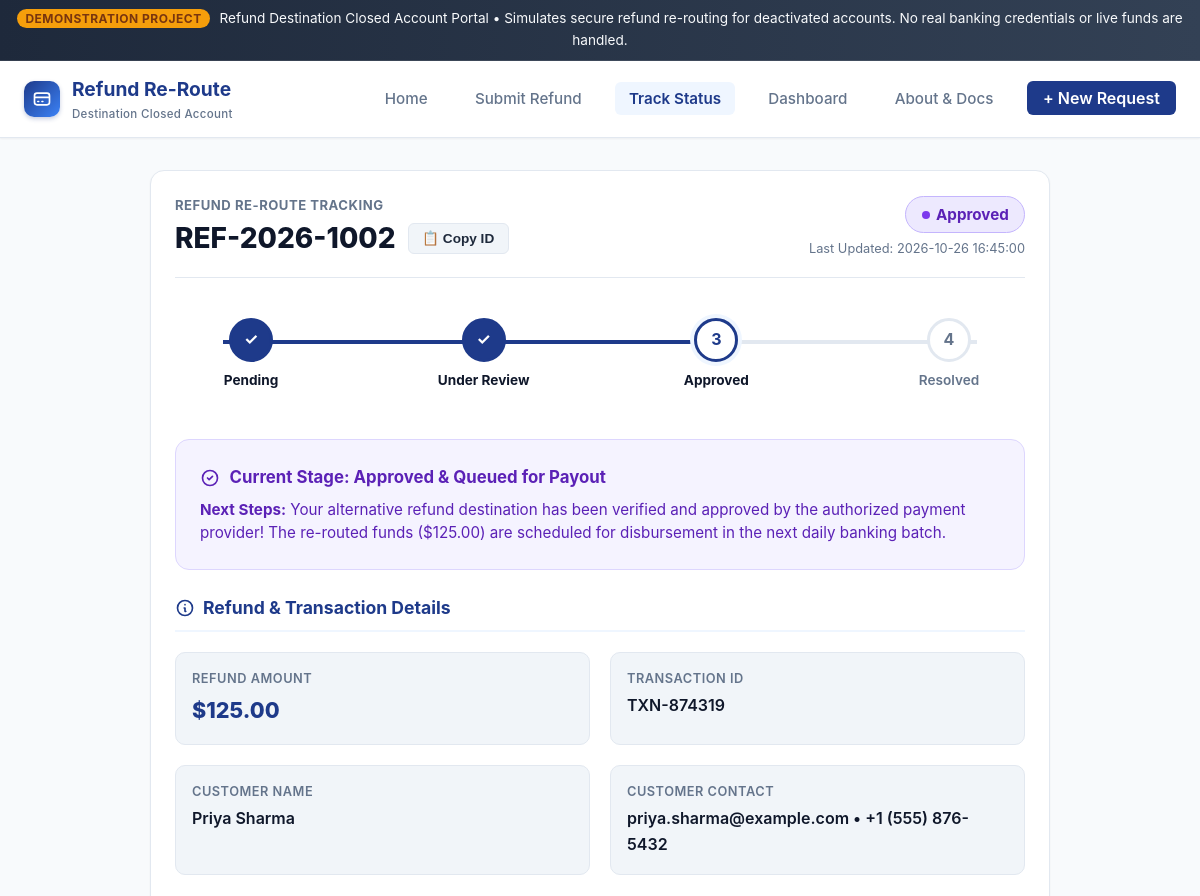
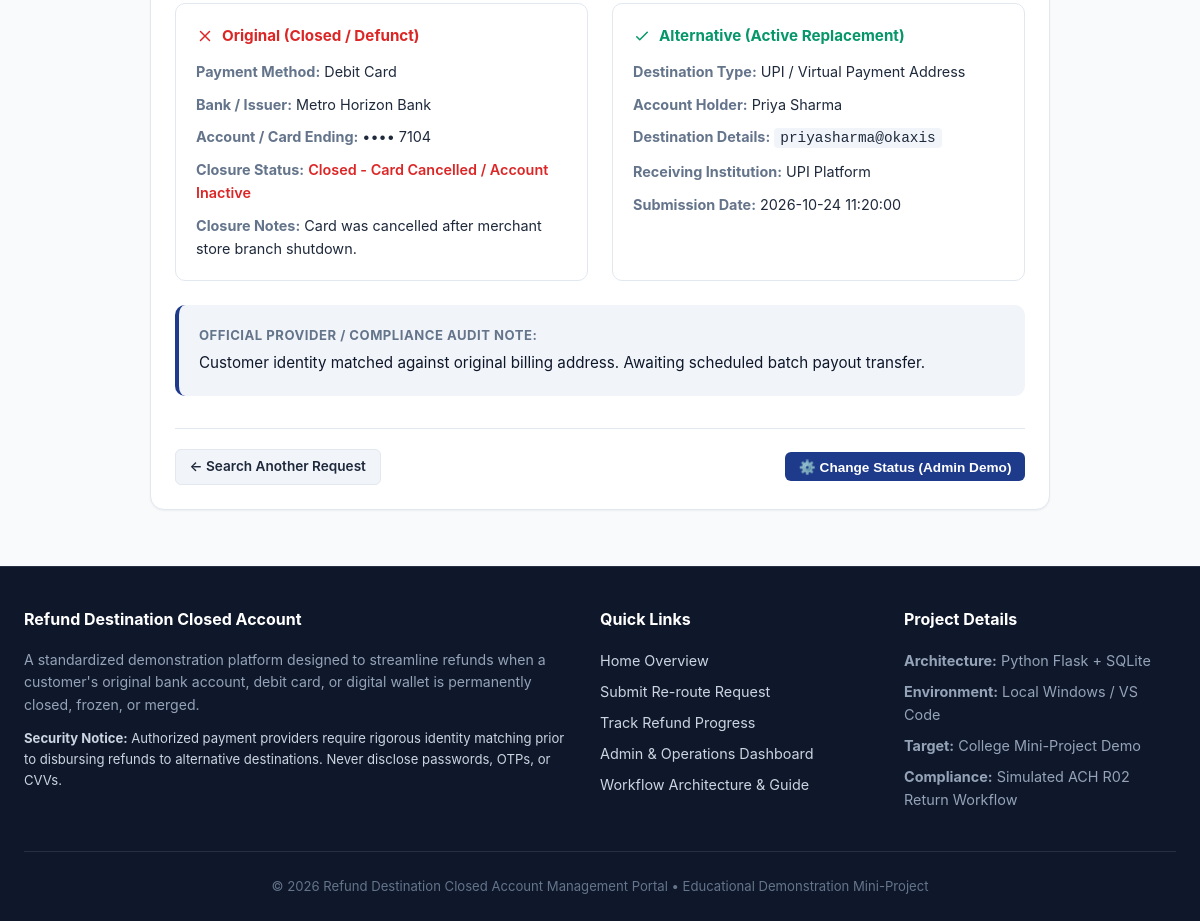
Screenshot of /track/REF-2026-1002 with the database file from the repository (2 pictures, top to bottom).
### tables this page shows
CREATE TABLE refund_requests (
            id INTEGER PRIMARY KEY AUTOINCREMENT,
            request_id TEXT UNIQUE NOT NULL,
            customer_name TEXT NOT NULL,
            email TEXT NOT NULL,
            phone TEXT,
            transaction_id TEXT NOT NULL,
            refund_amount REAL NOT NULL,
            currency TEXT NOT NULL DEFAULT '$',
            original_method TEXT NOT NULL,
            original_bank_name TEXT NOT NULL,
            original_account_last4 TEXT NOT NULL,
            account_status TEXT NOT NULL,
            closed_account_notes TEXT,
            alt_method TEXT NOT NULL,
            alt_holder_name TEXT NOT NULL,
            alt_details TEXT NOT NULL,
            alt_bank_or_provider TEXT,
            status TEXT NOT NULL DEFAULT 'Pending',
            admin_notes TEXT,
            created_at TEXT NOT NULL,
            updated_at TEXT NOT NULL
        );

### app.py (the view)
@app.route("/track/<request_id>")
def view_status(request_id):
    record = database.get_refund_by_request_id(request_id)
    if not record:
        flash(f"Refund request '{request_id}' was not found in the system.", "danger")
        return redirect(url_for("track"))
    status_steps = ["Pending", "Under Review", "Approved", "Resolved"]
    current_status = record["status"]
    current_step_idx = status_steps.index(current_status) if current_status in status_steps else 0
    return render_template(
        "status_details.html",
        record=record,
        status_steps=status_steps,
        current_step_idx=current_step_idx
    )

### database.py (called while the page is built)
def get_db_path():
    base_dir = os.path.dirname(os.path.abspath(__file__))
    return os.path.join(base_dir, DATABASE_NAME)

def get_db_connection():
    conn = sqlite3.connect(get_db_path())
    conn.row_factory = sqlite3.Row
    return conn

def get_refund_by_request_id(request_id):
    conn = get_db_connection()
    cursor = conn.cursor()
    cursor.execute("SELECT * FROM refund_requests WHERE UPPER(request_id) = UPPER(?)", (request_id.strip(),))
    row = cursor.fetchone()
    conn.close()
    return row

### templates/status_details.html (shortened to what this page needs)
{% extends "base.html" %}
{% block content %}
<div style="max-width: 900px; margin: 0 auto;">
  <div class="card">
    <div style="display: flex; flex-wrap: wrap; justify-content: space-between; align-items: center; gap: 1rem; border-bottom: 1px solid var(--border-color); padding-bottom: 1rem; margin-bottom: 1.5rem;">
      <div>
        <div style="font-size: 0.82rem; font-weight: 700; color: var(--text-muted); text-transform: uppercase; letter-spacing: 0.5px;">
          Refund Re-Route Tracking
        </div>
        <h1 style="font-size: 1.75rem; font-weight: 800; color: var(--secondary); display: flex; align-items: center; gap: 0.75rem;">
          {{ record.request_id }}
          <button class="btn btn-secondary btn-sm btn-copy-id" data-copy-text="{{ record.request_id }}" title="Copy ID">
            📋 Copy ID
          </button>
        </h1>
      </div>
      <div style="text-align: right;">
        {% set status_class = 'pending' %}
        {% if record.status == 'Under Review' %}
          {% set status_class = 'under-review' %}
        {% elif record.status == 'Approved' %}
          {% set status_class = 'approved' %}
        {% elif record.status == 'Resolved' %}
          {% set status_class = 'resolved' %}
        {% endif %}
        <span class="badge-status badge-{{ status_class }}" style="font-size: 0.95rem; padding: 0.35rem 0.95rem;">
          <span class="dot-indicator"></span>
          {{ record.status }}
        </span>
        <div style="font-size: 0.8rem; color: var(--text-muted); margin-top: 0.35rem;">
          Last Updated: {{ record.updated_at }}
        </div>
      </div>
    </div>
    <div class="stepper">
      {% set progress_pct = (current_step_idx / 3) * 100 %}
      {% for step in status_steps %}
        {% set step_idx = loop.index0 %}
        <div class="step-node {% if step_idx < current_step_idx %}completed{% elif step_idx == current_step_idx %}active{% endif %}">
          <div class="step-circle">
            {% if step_idx < current_step_idx %}
              ✓
            {% else %}
              {{ loop.index }}
            {% endif %}
          </div>
          <div class="step-title">{{ step }}</div>
        </div>
      {% endfor %}
    </div>
    {% if record.status == 'Pending' %}
      <div class="guidance-box pending">
        <div class="guidance-header">
          <svg width="20" height="20" fill="none" stroke="currentColor" viewBox="0 0 24 24">
            <path stroke-linecap="round" stroke-linejoin="round" stroke-width="2" d="M12 8v4l3 3m6-3a9 9 0 11-18 0 9 9 0 0118 0z" />
          </svg>
          Current Stage: Awaiting Closed-Account Verification
        </div>
        <div class="guidance-content">
          <strong>Next Steps:</strong> Your request has been logged. Our payment operations team is waiting for the
          original return confirmation (e.g. ACH return code R02 / NACH Return 02) from {{ record.original_bank_name }}.
          Verification is expected within 24–48 business hours. No action is required from you at this time.
        </div>
      </div>
    {% elif record.status == 'Approved' %}
      <div class="guidance-box approved">
        <div class="guidance-header">
          <svg width="20" height="20" fill="none" stroke="currentColor" viewBox="0 0 24 24">
            <path stroke-linecap="round" stroke-linejoin="round" stroke-width="2" d="M9 12l2 2 4-4m6 2a9 9 0 11-18 0 9 9 0 0118 0z" />
          </svg>
          Current Stage: Approved &amp; Queued for Payout
        </div>
        <div class="guidance-content">
          <strong>Next Steps:</strong> Your alternative refund destination has been verified and approved by the
          authorized payment provider! The re-routed funds ({{ record.currency }}{{ "%.2f"|format(record.refund_amount) }})
          are scheduled for disbursement in the next daily banking batch.
        </div>
      </div>
    {% endif %}
    <div class="form-section-title" style="margin-top: 1.5rem;">
      <svg width="20" height="20" fill="none" stroke="currentColor" viewBox="0 0 24 24">
        <path stroke-linecap="round" stroke-linejoin="round" stroke-width="2" d="M13 16h-1v-4h-1m1-4h.01M21 12a9 9 0 11-18 0 9 9 0 0118 0z" />
      </svg>
      Refund &amp; Transaction Details
    </div>
    <div class="detail-grid">
      <div class="detail-item">
        <div class="detail-label">Refund Amount</div>
        <div class="detail-value highlight">{{ record.currency }}{{ "%.2f"|format(record.refund_amount) }}</div>
      </div>
      <div class="detail-item">
        <div class="detail-label">Transaction ID</div>
        <div class="detail-value">{{ record.transaction_id }}</div>
      </div>
      <div class="detail-item">
        <div class="detail-label">Customer Name</div>
        <div class="detail-value">{{ record.customer_name }}</div>
      </div>
      <div class="detail-item">
        <div class="detail-label">Customer Contact</div>
        <div class="detail-value">{{ record.email }} {% if record.phone %}&bull; {{ record.phone }}{% endif %}</div>
      </div>
    </div>
    <div style="display: grid; grid-template-columns: repeat(auto-fit, minmax(320px, 1fr)); gap: 1.5rem; margin-top: 1.5rem;">
      <div style="background: #fff; border: 1px solid var(--border-color); border-radius: var(--radius-md); padding: 1.25rem;">
        <h4 style="color: #dc2626; font-size: 0.95rem; font-weight: 700; margin-bottom: 0.75rem; display: flex; align-items: center; gap: 0.5rem;">
          <svg width="18" height="18" fill="none" stroke="currentColor" viewBox="0 0 24 24">
            <path stroke-linecap="round" stroke-linejoin="round" stroke-width="2" d="M6 18L18 6M6 6l12 12" />
          </svg>
          Original (Closed / Defunct)
        </h4>
        <div style="display: grid; gap: 0.6rem; font-size: 0.9rem;">
          <div><strong style="color: var(--text-muted);">Payment Method:</strong> {{ record.original_method }}</div>
          <div><strong style="color: var(--text-muted);">Bank / Issuer:</strong> {{ record.original_bank_name }}</div>
          <div><strong style="color: var(--text-muted);">Account / Card Ending:</strong> &bull;&bull;&bull;&bull; {{ record.original_account_last4 }}</div>
          <div><strong style="color: var(--text-muted);">Closure Status:</strong> <span style="color: #dc2626; font-weight: 600;">{{ record.account_status }}</span></div>
          {% if record.closed_account_notes %}
            <div><strong style="color: var(--text-muted);">Closure Notes:</strong> {{ record.closed_account_notes }}</div>
          {% endif %}
        </div>
      </div>
      <div style="background: #fff; border: 1px solid var(--border-color); border-radius: var(--radius-md); padding: 1.25rem;">
        <h4 style="color: #059669; font-size: 0.95rem; font-weight: 700; margin-bottom: 0.75rem; display: flex; align-items: center; gap: 0.5rem;">
          <svg width="18" height="18" fill="none" stroke="currentColor" viewBox="0 0 24 24">
            <path stroke-linecap="round" stroke-linejoin="round" stroke-width="2" d="M5 13l4 4L19 7" />
          </svg>
          Alternative (Active Replacement)
        </h4>
        <div style="display: grid; gap: 0.6rem; font-size: 0.9rem;">
          <div><strong style="color: var(--text-muted);">Destination Type:</strong> {{ record.alt_method }}</div>
          <div><strong style="color: var(--text-muted);">Account Holder:</strong> {{ record.alt_holder_name }}</div>
          <div><strong style="color: var(--text-muted);">Destination Details:</strong> <code style="background: #f1f5f9; padding: 2px 6px; border-radius: 4px;">{{ record.alt_details }}</code></div>
          {% if record.alt_bank_or_provider %}
            <div><strong style="color: var(--text-muted);">Receiving Institution:</strong> {{ record.alt_bank_or_provider }}</div>
          {% endif %}
          <div><strong style="color: var(--text-muted);">Submission Date:</strong> {{ record.created_at }}</div>
        </div>
      </div>
    </div>
    <div style="margin-top: 1.5rem; background: var(--bg-subtle); padding: 1.25rem; border-radius: var(--radius-md); border-left: 4px solid var(--primary);">
      <div style="font-size: 0.82rem; font-weight: 700; color: var(--text-muted); text-transform: uppercase; letter-spacing: 0.5px;">
        Official Provider / Compliance Audit Note:
      </div>
      <p style="font-size: 0.95rem; color: var(--secondary); margin-top: 0.35rem;">
        {{ record.admin_notes if record.admin_notes else 'Initial review pending. No exceptions logged.' }}
      </p>
    </div>
    <div style="display: flex; flex-wrap: wrap; justify-content: space-between; align-items: center; margin-top: 2rem; gap: 1rem; border-top: 1px solid var(--border-color); padding-top: 1.25rem;">
      <a href="{{ url_for('track') }}" class="btn btn-secondary btn-sm">
        &larr; Search Another Request
      </a>
      <div style="display: flex; gap: 0.75rem;">
        <button type="button" class="btn btn-primary btn-sm"
                onclick="openStatusModal('{{ record.request_id }}', '{{ record.status }}', `{{ record.admin_notes | replace('`', '') }}`)">
          ⚙️ Change Status (Admin Demo)
        </button>
      </div>
    </div>
  </div>
</div>
{% endblock %}

### rows the page displays
refund_requests: request_id "REF-2026-1002", status "Approved", updated_at "2026-10-26 16:45:00", currency "$", refund_amount "125.00", transaction_id "TXN-874319", customer_name "Priya Sharma", email "priya.sharma@example.com", phone "+1 (555) 876-5432", original_method "Debit Card", original_bank_name "Metro Horizon Bank", original_account_last4 "7104", account_status "Closed - Card Cancelled / Account Inactive", closed_account_notes "Card was cancelled after merchant store branch shutdown.", alt_method "UPI / Virtual Payment Address", alt_holder_name "Priya Sharma", alt_details "priyasharma@okaxis", alt_bank_or_provider "UPI Platform", created_at "2026-10-24 11:20:00", admin_notes "Customer identity matched against original billing address. Awaiting scheduled batch payout transfer."

### other values shown
{{ step }} "Pending" "Under Review" "Approved" "Resolved"
